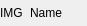
<?xml version="1.0" encoding="UTF-8"?>
<ui version="4.0">
 <class>ChatTableSubWidget</class>
 <widget class="QWidget" name="ChatTableSubWidget">
  <property name="geometry">
   <rect>
    <x>0</x>
    <y>0</y>
    <width>87</width>
    <height>26</height>
   </rect>
  </property>
  <property name="windowTitle">
   <string>Form</string>
  </property>
  <widget class="QLabel" name="headImgLabel">
   <property name="geometry">
    <rect>
     <x>0</x>
     <y>0</y>
     <width>25</width>
     <height>25</height>
    </rect>
   </property>
   <property name="text">
    <string>IMG</string>
   </property>
  </widget>
  <widget class="QLabel" name="nameLabel">
   <property name="geometry">
    <rect>
     <x>30</x>
     <y>0</y>
     <width>54</width>
     <height>25</height>
    </rect>
   </property>
   <property name="text">
    <string>Name</string>
   </property>
  </widget>
 </widget>
 <resources/>
 <connections/>
</ui>
